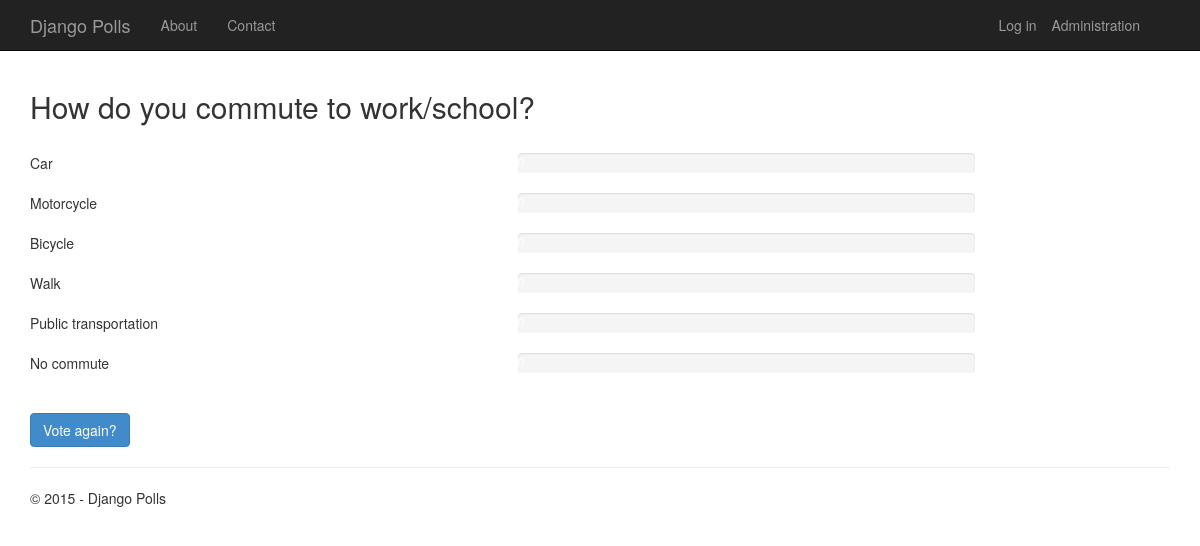
The app's page /2/results/ with its own data.
### app/models.py (models this page shows, shortened)
class Poll(models.Model):
    text = models.CharField(max_length=200)
    pub_date = models.DateTimeField('date published')
    def total_votes(self):
        return self.choice_set.aggregate(Sum('votes'))['votes__sum']

class Choice(models.Model):
    poll = models.ForeignKey(Poll)
    text = models.CharField(max_length=200)
    votes = models.IntegerField(default=0)
    def votes_percentage(self):
        total = self.poll.total_votes()
        return self.votes / float(total) * 100 if total > 0 else 0

### app/views.py (the view)
class PollResultsView(DetailView):
    model = Poll
    def get_context_data(self, **kwargs):
        context = super(PollResultsView, self).get_context_data(**kwargs)
        context['title'] = 'Results'
        context['year'] = datetime.now().year
        return context

### app/templates/app/results.html (shortened to what this page needs)
{% extends "app/layout.html" %}
{% block content %}
<h2>{{ poll.text }}</h2>
<br />
{% for choice in poll.choice_set.all %}
<div class="row">
    <div class="col-sm-5">{{choice.text}}</div>
    <div class="col-sm-5">
        <div class="progress">
        </div>
    </div>
</div>
{% endfor %}
<br />
<a class="btn btn-primary" href="{% url 'app:detail' poll.id %}">Vote again?</a>
{% endblock %}

### records on screen
Poll: text "How do you commute to work/school?"
Choice: text "Car"
Choice: text "Motorcycle"
Choice: text "Bicycle"
Choice: text "Walk"
Choice: text "Public transportation"
Choice: text "No commute"

### other values on screen
{{ year }} "2015"
